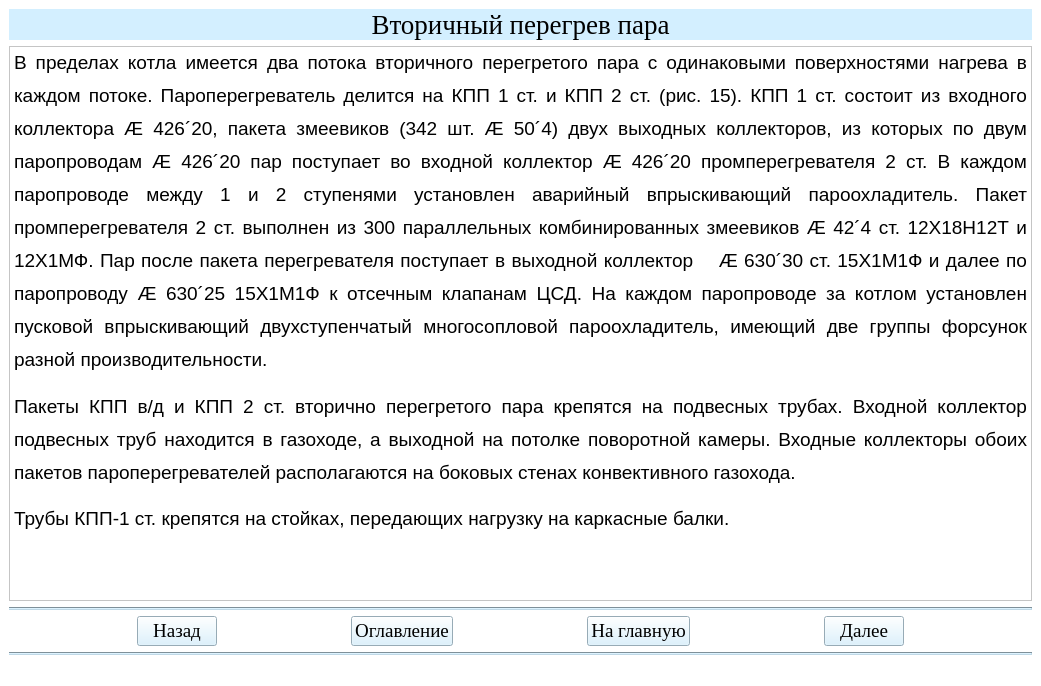
<?xml version="1.0" encoding="UTF-8"?>
<ui version="4.0">
 <class>Teoria22Window</class>
 <widget class="QMainWindow" name="Teoria22Window">
  <property name="geometry">
   <rect>
    <x>0</x>
    <y>0</y>
    <width>1041</width>
    <height>686</height>
   </rect>
  </property>
  <property name="windowTitle">
   <string>АУК</string>
  </property>
  <property name="styleSheet">
   <string notr="true">background-color: rgb(255, 255, 255);</string>
  </property>
  <widget class="QWidget" name="centralwidget">
   <layout class="QGridLayout" name="gridLayout">
    <item row="0" column="0">
     <widget class="QLabel" name="label_3">
      <property name="font">
       <font>
        <family>Times New Roman</family>
        <pointsize>20</pointsize>
       </font>
      </property>
      <property name="styleSheet">
       <string notr="true">background-color: rgb(211, 239, 255);</string>
      </property>
      <property name="text">
       <string>Вторичный перегрев пара</string>
      </property>
      <property name="alignment">
       <set>Qt::AlignCenter</set>
      </property>
     </widget>
    </item>
    <item row="3" column="0">
     <layout class="QHBoxLayout" name="horizontalLayout">
      <item>
       <spacer name="horizontalSpacer_2">
        <property name="orientation">
         <enum>Qt::Horizontal</enum>
        </property>
        <property name="sizeHint" stdset="0">
         <size>
          <width>40</width>
          <height>20</height>
         </size>
        </property>
       </spacer>
      </item>
      <item>
       <widget class="QPushButton" name="btn_return22">
        <property name="sizePolicy">
         <sizepolicy hsizetype="Minimum" vsizetype="Fixed">
          <horstretch>0</horstretch>
          <verstretch>0</verstretch>
         </sizepolicy>
        </property>
        <property name="font">
         <font>
          <family>Times New Roman</family>
          <pointsize>14</pointsize>
          <weight>50</weight>
          <bold>false</bold>
         </font>
        </property>
        <property name="styleSheet">
         <string notr="true">background-color: rgb(211, 239, 255);
color: rgb(0, 0, 0);</string>
        </property>
        <property name="text">
         <string>Назад</string>
        </property>
       </widget>
      </item>
      <item>
       <spacer name="horizontalSpacer_5">
        <property name="orientation">
         <enum>Qt::Horizontal</enum>
        </property>
        <property name="sizeHint" stdset="0">
         <size>
          <width>40</width>
          <height>20</height>
         </size>
        </property>
       </spacer>
      </item>
      <item>
       <widget class="QPushButton" name="btn_oglavlenie22">
        <property name="font">
         <font>
          <family>Times New Roman</family>
          <pointsize>14</pointsize>
         </font>
        </property>
        <property name="styleSheet">
         <string notr="true">background-color: rgb(211, 239, 255);
color: rgb(0, 0, 0);</string>
        </property>
        <property name="text">
         <string>Оглавление</string>
        </property>
       </widget>
      </item>
      <item>
       <spacer name="horizontalSpacer">
        <property name="orientation">
         <enum>Qt::Horizontal</enum>
        </property>
        <property name="sizeHint" stdset="0">
         <size>
          <width>40</width>
          <height>20</height>
         </size>
        </property>
       </spacer>
      </item>
      <item>
       <widget class="QPushButton" name="btn_glavnaya22">
        <property name="font">
         <font>
          <family>Times New Roman</family>
          <pointsize>14</pointsize>
          <weight>50</weight>
          <bold>false</bold>
         </font>
        </property>
        <property name="styleSheet">
         <string notr="true">background-color: rgb(211, 239, 255);
color: rgb(0, 0, 0);</string>
        </property>
        <property name="text">
         <string>На главную</string>
        </property>
       </widget>
      </item>
      <item>
       <spacer name="horizontalSpacer_3">
        <property name="orientation">
         <enum>Qt::Horizontal</enum>
        </property>
        <property name="sizeHint" stdset="0">
         <size>
          <width>40</width>
          <height>20</height>
         </size>
        </property>
       </spacer>
      </item>
      <item>
       <widget class="QPushButton" name="btn_dalee22">
        <property name="font">
         <font>
          <family>Times New Roman</family>
          <pointsize>14</pointsize>
          <weight>50</weight>
          <bold>false</bold>
         </font>
        </property>
        <property name="styleSheet">
         <string notr="true">background-color: rgb(211, 239, 255);
color: rgb(0, 0, 0);</string>
        </property>
        <property name="text">
         <string>Далее</string>
        </property>
       </widget>
      </item>
      <item>
       <spacer name="horizontalSpacer_4">
        <property name="orientation">
         <enum>Qt::Horizontal</enum>
        </property>
        <property name="sizeHint" stdset="0">
         <size>
          <width>40</width>
          <height>20</height>
         </size>
        </property>
       </spacer>
      </item>
     </layout>
    </item>
    <item row="2" column="0">
     <widget class="Line" name="line">
      <property name="styleSheet">
       <string notr="true">background-color: rgb(191, 216, 230);</string>
      </property>
      <property name="orientation">
       <enum>Qt::Horizontal</enum>
      </property>
     </widget>
    </item>
    <item row="4" column="0">
     <widget class="Line" name="line_2">
      <property name="styleSheet">
       <string notr="true">background-color: rgb(191, 216, 230);</string>
      </property>
      <property name="orientation">
       <enum>Qt::Horizontal</enum>
      </property>
     </widget>
    </item>
    <item row="1" column="0">
     <widget class="QTextBrowser" name="textBrowser">
      <property name="html">
       <string>&lt;!DOCTYPE HTML PUBLIC &quot;-//W3C//DTD HTML 4.0//EN&quot; &quot;http://www.w3.org/TR/REC-html40/strict.dtd&quot;&gt;
&lt;html&gt;&lt;head&gt;&lt;meta name=&quot;qrichtext&quot; content=&quot;1&quot; /&gt;&lt;style type=&quot;text/css&quot;&gt;
p, li { white-space: pre-wrap; }
&lt;/style&gt;&lt;/head&gt;&lt;body style=&quot; font-family:'MS Shell Dlg 2'; font-size:8.25pt; font-weight:400; font-style:normal;&quot;&gt;
&lt;p align=&quot;justify&quot; style=&quot; margin-top:12px; margin-bottom:0px; margin-left:0px; margin-right:0px; -qt-block-indent:0; text-indent:0px; line-height:150%;&quot;&gt;&lt;span style=&quot; font-family:'Times New Roman,serif'; font-size:14pt;&quot;&gt;В пределах котла имеется два потока вторичного перегретого пара с одинаковыми поверхностями нагрева в каждом потоке. Пароперегреватель делится на КПП 1 ст. и КПП 2 ст. (рис. 15). КПП 1 ст. состоит из входного коллектора &lt;/span&gt;&lt;span style=&quot; font-family:'Symbol'; font-size:14pt;&quot;&gt;Æ&lt;/span&gt;&lt;span style=&quot; font-family:'Times New Roman,serif'; font-size:14pt;&quot;&gt; 426&lt;/span&gt;&lt;span style=&quot; font-family:'Symbol'; font-size:14pt;&quot;&gt;´&lt;/span&gt;&lt;span style=&quot; font-family:'Times New Roman,serif'; font-size:14pt;&quot;&gt;20, пакета змеевиков (342 шт. &lt;/span&gt;&lt;span style=&quot; font-family:'Symbol'; font-size:14pt;&quot;&gt;Æ&lt;/span&gt;&lt;span style=&quot; font-family:'Times New Roman,serif'; font-size:14pt;&quot;&gt; 50&lt;/span&gt;&lt;span style=&quot; font-family:'Symbol'; font-size:14pt;&quot;&gt;´&lt;/span&gt;&lt;span style=&quot; font-family:'Times New Roman,serif'; font-size:14pt;&quot;&gt;4) двух выходных коллекторов, из которых по двум паропроводам &lt;/span&gt;&lt;span style=&quot; font-family:'Symbol'; font-size:14pt;&quot;&gt;Æ&lt;/span&gt;&lt;span style=&quot; font-family:'Times New Roman,serif'; font-size:14pt;&quot;&gt; 426&lt;/span&gt;&lt;span style=&quot; font-family:'Symbol'; font-size:14pt;&quot;&gt;´&lt;/span&gt;&lt;span style=&quot; font-family:'Times New Roman,serif'; font-size:14pt;&quot;&gt;20 пар поступает во входной коллектор &lt;/span&gt;&lt;span style=&quot; font-family:'Symbol'; font-size:14pt;&quot;&gt;Æ&lt;/span&gt;&lt;span style=&quot; font-family:'Times New Roman,serif'; font-size:14pt;&quot;&gt; 426&lt;/span&gt;&lt;span style=&quot; font-family:'Symbol'; font-size:14pt;&quot;&gt;´&lt;/span&gt;&lt;span style=&quot; font-family:'Times New Roman,serif'; font-size:14pt;&quot;&gt;20 промперегревателя 2 ст. В каждом паропроводе между 1 и 2 ступенями установлен аварийный впрыскивающий пароохладитель. Пакет промперегревателя 2 ст. выполнен из 300 параллельных комбинированных змеевиков &lt;/span&gt;&lt;span style=&quot; font-family:'Symbol'; font-size:14pt;&quot;&gt;Æ&lt;/span&gt;&lt;span style=&quot; font-family:'Times New Roman,serif'; font-size:14pt;&quot;&gt; 42&lt;/span&gt;&lt;span style=&quot; font-family:'Symbol'; font-size:14pt;&quot;&gt;´&lt;/span&gt;&lt;span style=&quot; font-family:'Times New Roman,serif'; font-size:14pt;&quot;&gt;4 ст. 12Х18Н12Т и 12Х1МФ. Пар после пакета перегревателя поступает в выходной коллектор    &lt;/span&gt;&lt;span style=&quot; font-family:'Symbol'; font-size:14pt;&quot;&gt;Æ&lt;/span&gt;&lt;span style=&quot; font-family:'Times New Roman,serif'; font-size:14pt;&quot;&gt; 630&lt;/span&gt;&lt;span style=&quot; font-family:'Symbol'; font-size:14pt;&quot;&gt;´&lt;/span&gt;&lt;span style=&quot; font-family:'Times New Roman,serif'; font-size:14pt;&quot;&gt;30 ст. 15Х1М1Ф и далее по паропроводу &lt;/span&gt;&lt;span style=&quot; font-family:'Symbol'; font-size:14pt;&quot;&gt;Æ&lt;/span&gt;&lt;span style=&quot; font-family:'Times New Roman,serif'; font-size:14pt;&quot;&gt; 630&lt;/span&gt;&lt;span style=&quot; font-family:'Symbol'; font-size:14pt;&quot;&gt;´&lt;/span&gt;&lt;span style=&quot; font-family:'Times New Roman,serif'; font-size:14pt;&quot;&gt;25 15Х1М1Ф к отсечным клапанам ЦСД. На каждом паропроводе за котлом установлен пусковой впрыскивающий двухступенчатый многосопловой пароохладитель, имеющий две группы форсунок разной производительности.&lt;/span&gt;&lt;span style=&quot; font-size:8pt;&quot;&gt; &lt;/span&gt;&lt;/p&gt;
&lt;p align=&quot;justify&quot; style=&quot; margin-top:12px; margin-bottom:0px; margin-left:0px; margin-right:0px; -qt-block-indent:0; text-indent:0px; line-height:150%;&quot;&gt;&lt;span style=&quot; font-family:'Times New Roman,serif'; font-size:14pt;&quot;&gt;Пакеты КПП в/д и КПП 2 ст. вторично перегретого пара крепятся на подвесных трубах. Входной коллектор подвесных труб находится в газоходе, а выходной на потолке поворотной камеры. Входные коллекторы обоих пакетов пароперегревателей располагаются на боковых стенах конвективного газохода.&lt;/span&gt;&lt;span style=&quot; font-size:8pt;&quot;&gt; &lt;/span&gt;&lt;/p&gt;
&lt;p align=&quot;justify&quot; style=&quot; margin-top:12px; margin-bottom:0px; margin-left:0px; margin-right:0px; -qt-block-indent:0; text-indent:0px; line-height:150%;&quot;&gt;&lt;span style=&quot; font-family:'Times New Roman,serif'; font-size:14pt;&quot;&gt;Трубы КПП-1 ст. крепятся на стойках, передающих нагрузку на каркасные балки.&lt;/span&gt;&lt;span style=&quot; font-size:8pt;&quot;&gt; &lt;/span&gt;&lt;/p&gt;&lt;/body&gt;&lt;/html&gt;</string>
      </property>
     </widget>
    </item>
   </layout>
  </widget>
  <widget class="QStatusBar" name="statusbar"/>
 </widget>
 <resources/>
 <connections/>
</ui>
